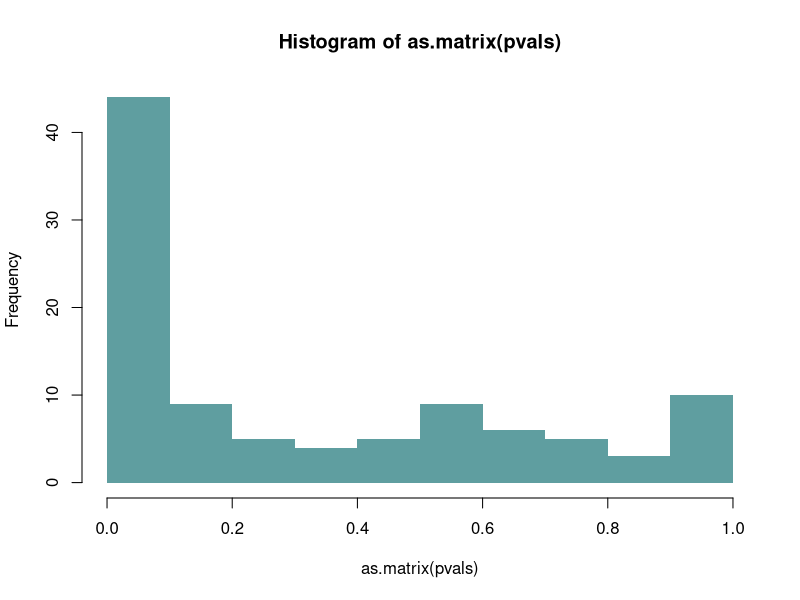
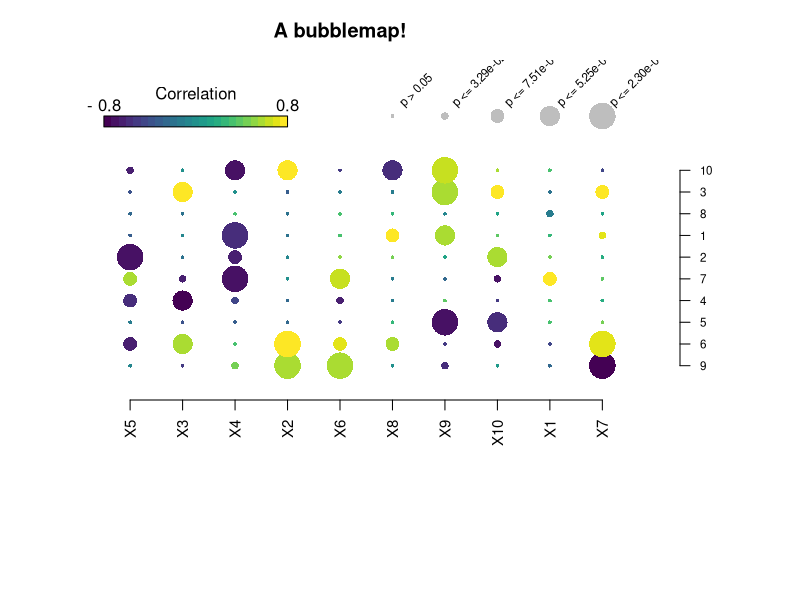

Reproduce these figures in R, in order.
## ---- chunk 1
require(viridis)
require(pheatmap)
## ---- chunk 2
cors = data.frame(matrix(runif(n = 100, min = -0.8, max = 0.8), nrow = 10, ncol = 10))

## ---- chunk 3
pvals = matrix(runif(n = 100, min = 0, max = 1), nrow = 10, ncol = 10)
pvals[which(abs(cors) > 0.55)] = runif(n = length(which(abs(cors) > 0.55)), min = 1e-05, max = 1e-03)
pvals = as.data.frame(pvals, stringsAsFactors = F)

## ---- chunk 4
hist(as.matrix(pvals), breaks = 10, col = "cadetblue", border = NA)

## ---- chunk 5
#' Grid canvas
#' @param ys numeric, number of rows in the grid
#' @param xs numeric, number of columns in the grid
#' @param ... passed to plot and points
#' @return an empty canvas with ys and xs rows and columns

makeGrid = function(ys, xs, ...)
{
	plot(y = 1:ys, x = rep(1, ys), xlim = c(1,xs), ...)
	for(i in 2:xs) points(y = 1:ys, x = rep(i,ys), ...)
}
## ---- chunk 6
#' Grid canvas
#' @param values vector of numeric values to be mapped to dot sizes
#' @param bins numeric, number of dot sizes in which the values are binned
#' @param minc numeric, smallest dot size
#' @param maxc numeric, largest dot size
#' @param na.value numeric, value with which NAs will be replaced in the values vector
#' @param inf.value numeric, value with which Inf will be replaced in the values vector
#' @return a vector of binned dot sizes mapped to the values

prop_cex <- function(values, bins, minc = 0.3, maxc = 3, na.value = 0, inf.value = 400)
{	
	values[is.na(values)] = na.value
	values[!is.finite(values)] = inf.value
	
	ordered.values <- values[order(values, decreasing = T)]

	cex.values <- seq(minc, maxc, length.out = length(unique(values)))
	cex.frame <- as.data.frame(cbind(cex.values, lfc =rev(unique(ordered.values))))
	cex.binned <- seq(minc, maxc, length.out = bins)
	outdf <- as.data.frame(values)
	outdf$cex.values = sapply(outdf$values, function (x) cex.frame[which(cex.frame$lfc == x),1])
	cex.values.binned = as.data.frame(sapply(outdf$cex.values, function(x) cut(x, breaks = cex.binned, include.lowest = T, labels = cex.binned[1:length(cex.binned)-1] )), stringsAsFactors = F)
	outdf$binned = as.numeric(levels(cex.values.binned[,1])[cex.values.binned[,1]])
 	return(outdf$binned)
}

## ---- chunk 7
#' Color key
#' @param values vector of numeric values to be mapped to colors
#' @param pal vector of characters indicating colors 
#' @return a vector of colors mapped to values

colorKey <- function(values, pal = viridis(25, option = "B"))
{
	require(pheatmap)
	values_sc <- scale(values)
	bks <- pheatmap:::generate_breaks(values_sc, length(pal), center = F)
	cols <- pheatmap:::scale_colours(values_sc, col=pal, breaks=bks, na_col = "gray")
	cols <- as.character(cols)
	return(cols)
} 

## ---- chunk 8
#' Bubble map
#' @param valuedf data frame with numerics that will be mapped to colors
#' @param pvaluedf data frame with numerics that will be mapped to dot sizes. treated as a p-value data frame (values < 0.05 are filtered)
#' @param cbins numeric, passed to bins in prop_cex
#' @param color_pal vector of characters indicating colors to be mapped
#' @param maplabel character passed to main in the plot
#' @param ... other arguments passed to plot()
#' @return a pretty bubble map



bubbleMap <- function(valuedf, pvaluedf, cbins = 5, color_pal = colorRampPalette(c("slateblue", "gray", "orange"))(25), maplabel = 
	"Correlation", ...)
{

	pmap <- pheatmap(valuedf, silent = T)
	valuedf <- as.data.frame(valuedf[rev(pmap$tree_row$order), pmap$tree_col$order])
	pvaluedf <-  as.data.frame(pvaluedf[rev(pmap$tree_row$order), pmap$tree_col$order])

	#pvaluedf$id = rownames(pvaluedf)
	p2 = as.data.frame(t(pvaluedf))
	p2$func = rownames(p2)
	moltenp = reshape::melt.data.frame(p2)

	moltenp$logP = as.numeric(-log10(moltenp$value))
	moltenp$logP[moltenp$logP < 1.3] = 1
	moltenp$cexes = prop_cex(moltenp$logP, bins = cbins, minc = 1, maxc = 4.4)
	moltenp$cexes[moltenp$logP == 1] = 0.5

	pcex = as.data.frame(cbind(10^-moltenp$logP, moltenp$cexes))
	pcex = pcex[order(pcex[,1]),]
	colnames(pcex) = c("logP", "cexes")

	edgen = round(max(c(abs(min(as.numeric(unlist(valuedf)))), abs(max(as.numeric(unlist(valuedf)))))), digits = 1)
	
	c2 = as.data.frame(t(valuedf))
	c2$func = rownames(c2)
	moltenc = reshape::melt.data.frame(c2)
	colors = colorKey(values = c(- edgen, edgen, moltenc$value), pal = color_pal)
	colors = colors[3:length(colors)]
	moltenp$colors = colors

	nr = nrow(valuedf)
	nc = ncol(valuedf)
	xsc = (1:nc)/nc
	ysc = (1:nr)/nr

	coordf = expand.grid(1:length(unique(moltenp$func)), 1:length(unique(moltenp$variable)))
	par(mar=c(10,0,3,6))
	plot(coordf$Var1/max(coordf$Var1), coordf$Var2/max(coordf$Var2), cex = 0, bty = "n", xaxt = "n", yaxt = "n", xlab = NA, ylab = NA, ylim = c(0,1.45), xlim = c(-0.1, 1.1), ...)
	#abline(h = coordf$Var2)
	points(coordf$Var1/max(coordf$Var1), coordf$Var2/max(coordf$Var2), cex = moltenp$cexes, col = moltenp$colors, pch = 16, bty = 'n')
	axis(1, at = unique(coordf$Var1)/max(coordf$Var1), labels = colnames(valuedf) , las = 2, cex.axis = 0.9)
	axis(4, at = unique(coordf$Var2)/max(coordf$Var2), labels = rownames(valuedf), las = 2, cex.axis = 0.7)


	rect_series = seq(0.05, 0.4, length.out = length(color_pal) + 1)
	
	for(q in 1:length(color_pal)) 
		{
			rect(xleft = rect_series[q], ybottom = 1.2, xright = rect_series[q+1], ytop = 1.25, col = color_pal[q], border = NA)
		} 

	rect(xleft = 0.05, xright = 0.4, ybottom = 1.2 ,ytop = 1.25)

	text(x = 0.05, y = 1.3, labels = paste("-", edgen))
	text(x = 0.4, y = 1.3, labels = edgen)
	text(x = 0.225, y = 1.28, pos = 3, labels = maplabel)

	
	cvec = vector()
	for(i in 1:length(unique(moltenp$cexes)))
	{
		cvec[i] <- pcex[which(pcex$cexes == unique(pcex$cexes)[i])[length(which(pcex$cexes == unique(pcex$cexes)[i]))],1]	
	}
	cvec = cvec[1:(length(cvec)-1)]
	cxvec = c("p > 0.05", paste("p <=", rev(formatC(cvec, format = "e", digits = 2))))


	point_series = seq(0.6, 1, length.out = length(unique(moltenp$cex)))

	for(i in 1:length(point_series)) points(y = 1.25, x = point_series[i], cex = unique(moltenp$cex)[order(unique(moltenp$cex))][i], pch = 16, col = "gray")

	text(x = point_series, y = rep(1.3, length(point_series)), labels = cxvec, cex = 0.7, srt = 45, pos = 4)

}


## ---- chunk 9
bubbleMap(cors, pvals, color_pal = viridis(25, option = "D"), main = "A bubblemap!")
